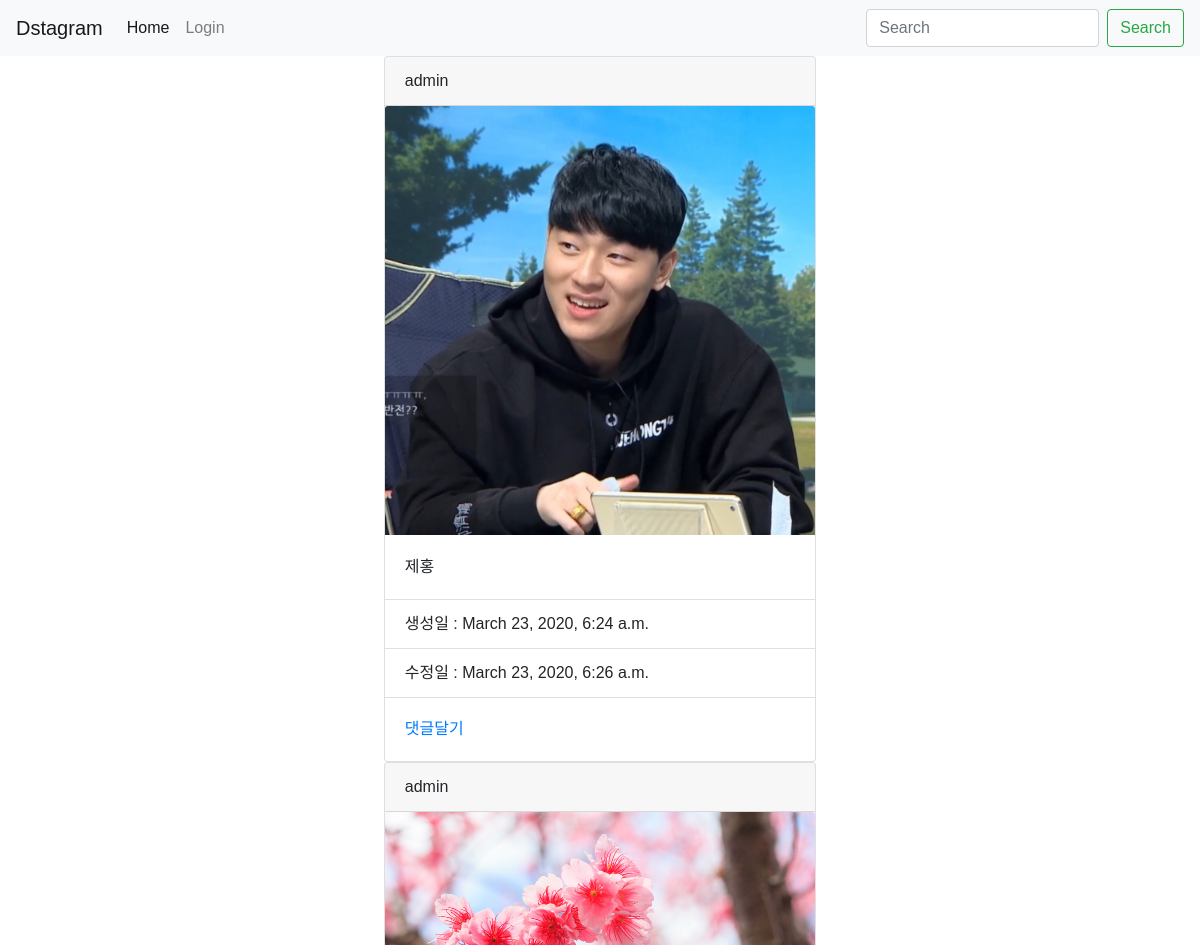
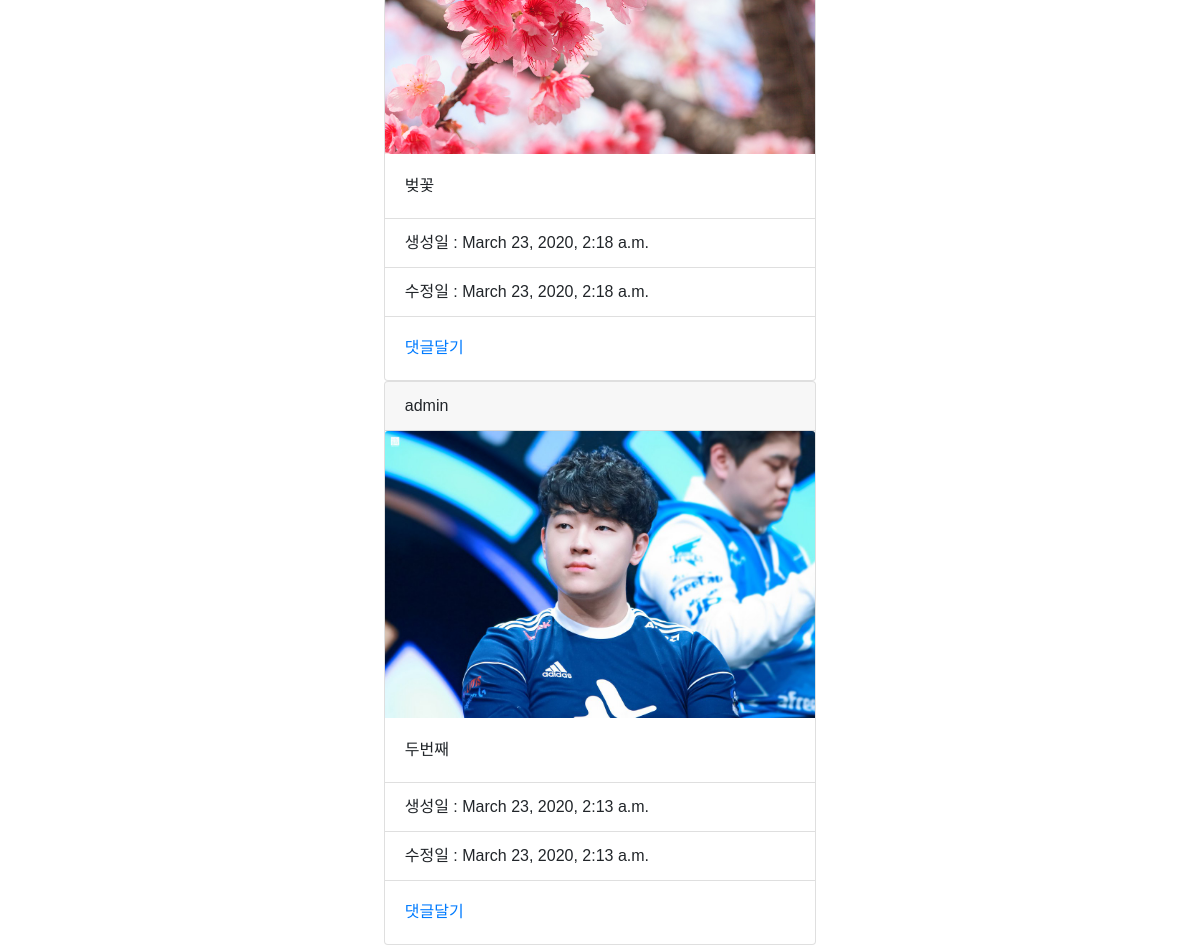
The page / on the database its author committed (2 pictures, top to bottom).
### photo/models.py (models this page shows, shortened)
class Photo(models.Model):
    author = models.ForeignKey(User, on_delete=models.CASCADE, related_name='user')
    text = models.TextField(blank=True)
    image = models.ImageField(upload_to = 'timeline_photo/%Y/%m/%d')
    created = models.DateTimeField(auto_now_add=True)
    updated = models.DateTimeField(auto_now=True)
    like = models.ManyToManyField(User, related_name='like_post', blank=True)
    favorite = models.ManyToManyField(User, related_name='favorite_post', blank =True)
    class Meta:
        ordering = ['-created']

### photo/views.py (the view)
# urls.py: path("", PhotoList.as_view(), name = 'index'),
class PhotoList(ListView):
    model = Photo
    template_name_suffix = '_list'

### photo/templates/photo/photo_list.html (shortened to what this page needs)
{% extends 'base.html' %}
{% block content %}
<div class='container'>
    <div class="row">
        <div class="col"></div>
        <div class="col-5">
            {% for object in object_list %}
            <div class="card">
                <div class="card-header">
                    {{ object.author }}
                </div>
                <img src=" {{ object.image.url }}" class="card-img-top" alt="...">
                <div class="card-body">
                    <p class="card-text"> {{ object.text }} </p>
                </div>
                <ul class="list-group list-group-flush">
                    <li class="list-group-item">생성일 : {{ object.created }}</li>
                    <li class="list-group-item">수정일 : {{ object.updated }}</li>
                </ul>
                <div class="card-body">
                    <a href="{% url 'photo:detail' object.id %}" class="card-link">댓글달기</a>
                </div>
            </div>
            {% endfor %}
        </div>
        <div class = "col"></div>
    </div>
</div>
{% endblock %}

### layout/base.html (shortened to what this page needs)
<!DOCTYPE html>
<html lang = "en">
<head>
    <link rel="stylesheet" href="https://stackpath.bootstrapcdn.com/bootstrap/4.3.1/css/bootstrap.min.css">
</head>
<body>
<nav class="navbar navbar-expand-lg navbar-light bg-light">
    <a class="navbar-brand" href="#">Dstagram</a>
    <div class="collapse navbar-collapse" id="navbarSupportedContent">
      <ul class="navbar-nav mr-auto">
        <li class="nav-item active">
          <a class="nav-link" href="{% url 'photo:index' %}">Home<span class="sr-only">(current)</span></a>
        </li>
        {% if user.is_authenticated %}
        <li class="nav-item">
          <a class="nav-link" href="{% url 'photo:create'%}">사진 올리기</a>
        </li>
        <li class="nav-item">
          <a class="nav-link" href="{% url 'accounts:logout'%}">Logout</a>
        </li>
        {% else %}
        <li class="nav-item">
          <a class="nav-link" href="{% url 'accounts:login'%}">Login</a>
        </li>
        {% endif %}
      </ul>
      <form class="form-inline my-2 my-lg-0">
        <input class="form-control mr-sm-2" type="search" placeholder="Search" aria-label="Search">
        <button class="btn btn-outline-success my-2 my-sm-0" type="submit">Search</button>
      </form>
    </div>
  </nav>
  <div class ="container">
  {% block content %}
  {% endblock %}
</body>
</html>

### layout/base.html (style rules this page uses)
* { font-family: 'Noto Sans KR', sans-serif; }

### rows shown on the page
Photo: author "admin", image (picture), text "제홍", created "March 23, 2020, 6:24 a.m.", updated "March 23, 2020, 6:26 a.m."
Photo: author "admin", image (picture), text "벚꽃", created "March 23, 2020, 2:18 a.m.", updated "March 23, 2020, 2:18 a.m."
Photo: author "admin", image (picture), text "두번째", created "March 23, 2020, 2:13 a.m.", updated "March 23, 2020, 2:13 a.m."
